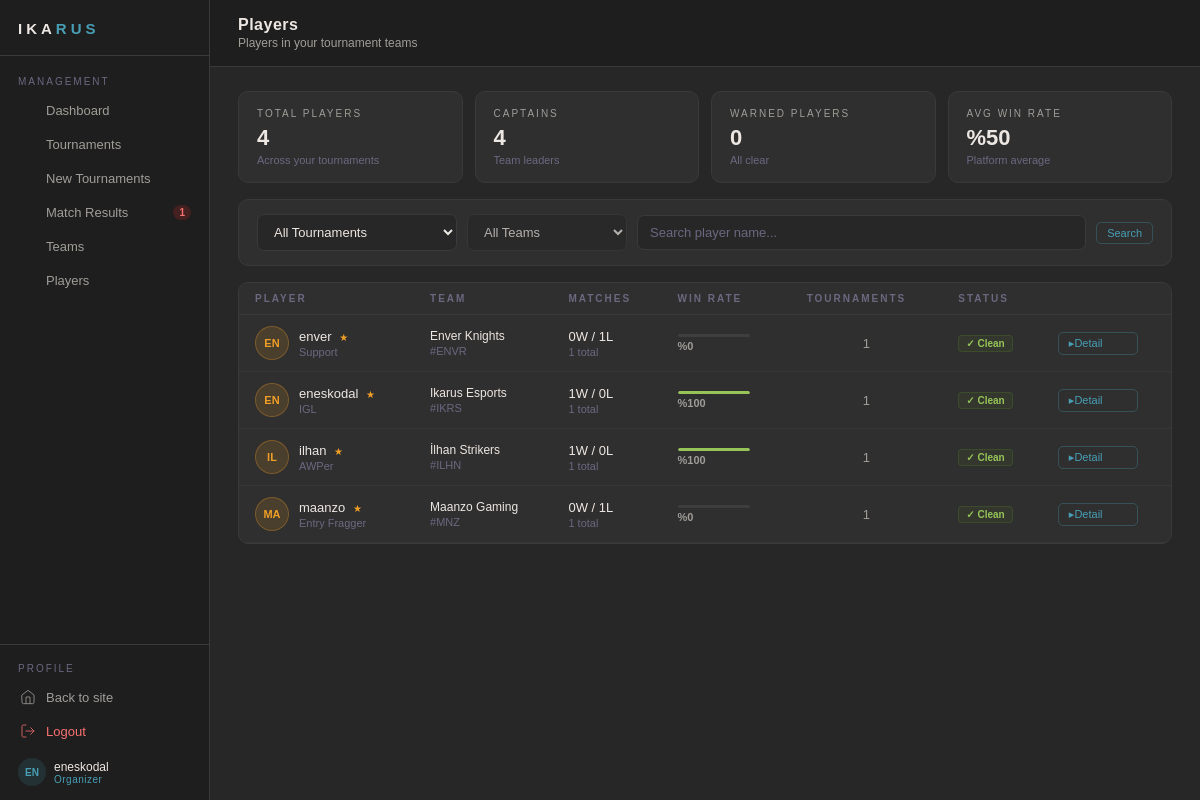
Page /organizer/players.php (signed in) on the committed database.
### tables this page shows
CREATE TABLE Player (
    id BIGINT NOT NULL AUTO_INCREMENT,
    username VARCHAR(50) NOT NULL,
    email VARCHAR(100) NOT NULL,
    password_hash VARCHAR(255) NOT NULL,
    birth_date DATETIME,
    registered_at DATETIME DEFAULT CURRENT_TIMESTAMP(6),
    team_id BIGINT,
    role VARCHAR(50),  
    user_type VARCHAR(20) NOT NULL,
    avatar_url VARCHAR(255) NULL,
    deleted_at DATETIME DEFAULT NULL,
    PRIMARY KEY (id)
);

CREATE TABLE Team (
    id BIGINT NOT NULL AUTO_INCREMENT,
    name VARCHAR(50) NOT NULL,
    tag VARCHAR(4) NOT NULL,
    game VARCHAR(50) NOT NULL,
    region VARCHAR(50),               
    description TEXT,                 
    rank_point DECIMAL(18,6) DEFAULT 0 NOT NULL,
    logo_url VARCHAR(255),
    invitation_code CHAR(8) UNIQUE,
    captain_id BIGINT,
    created_at DATETIME DEFAULT CURRENT_TIMESTAMP(6),
    deleted_at DATETIME DEFAULT NULL,
    PRIMARY KEY (id)
);

### organizer/players.php (the view, shortened to what this page needs)
<?php
require_once __DIR__ . '/guard.php';
$orgId = $_SESSION['user_id'];
$searchQuery        = trim($_GET['search']         ?? '');
try {
    $stmtTours = $pdo->prepare("
        SELECT id, name, status
        FROM Tournament
        WHERE organizer_id = ?
          AND deleted_at IS NULL
        ORDER BY created_at DESC
    ");
    $stmtTours->execute([$orgId]);
    $myTournaments = $stmtTours->fetchAll();
} catch (Exception $e) {
    die("Tournaments Query Error: " . $e->getMessage());
}
$teamOptions = [];
$players = [];
if (!empty($myTournaments)) {
    $where  = ['tour.organizer_id = ?', 'p.deleted_at IS NULL', 'tour.deleted_at IS NULL'];
    $params = [$orgId];
    $whereSql = 'WHERE ' . implode(' AND ', $where);
    try {
        $stmtPlayers = $pdo->prepare("
            SELECT
                p.id,
                p.username,
                p.role,
                p.registered_at,
                tm.id         AS team_id,
                tm.name       AS team_name,
                tm.tag        AS team_tag,
                tm.captain_id,
                -- Sadece winner_id'si olan (tamamlanmış) maçları say
                COUNT(DISTINCT CASE WHEN m.winner_id IS NOT NULL THEN m.id END) AS total_matches,
                -- Galibiyet hesaplama
                COALESCE(SUM(
                    CASE WHEN m.winner_id = tm.id THEN 1 ELSE 0 END
                ), 0) AS total_wins,
                COUNT(DISTINCT tt.tournament_id) AS tournament_count
            FROM Player p
            JOIN Team            tm   ON tm.id  = p.team_id
            JOIN tournament_teams tt  ON tt.team_id = tm.id
            JOIN Tournament      tour ON tour.id = tt.tournament_id
            -- LEFT JOIN'deki skor kontrolünü kaldırdık, tüm maçları getirsin.
            LEFT JOIN Matches    m    ON (m.team1_id = tm.id OR m.team2_id = tm.id)
                                      AND m.tournament_id = tt.tournament_id
                                      AND m.deleted_at IS NULL
            $whereSql
            GROUP BY
                p.id, p.username, p.role, p.registered_at,
                tm.id, tm.name, tm.tag, tm.captain_id
            ORDER BY tm.name ASC, p.username ASC
        ");
        $stmtPlayers->execute($params);
        $players = $stmtPlayers->fetchAll(PDO::FETCH_ASSOC);
    } catch (Exception $e) {
        die("<div class='op-alert op-alert--error'>Players Query Error: " . $e->getMessage() . "</div>");
    }
}
$warningMap = [];
$totalPlayers  = count($players);
$captainCount  = count(array_filter($players, fn($p) => $p['id'] == $p['captain_id']));
$warnedCount   = count(array_filter(
    $players,
    fn($p) => !empty($warningMap[$p['id']])
));
$avgWinRate    = 0;
if ($totalPlayers > 0) {
    $rates = array_map(
        fn($p) => $p['total_matches'] > 0
            ? round($p['total_wins'] / $p['total_matches'] * 100)
            : 0,
        $players
    );
    $avgWinRate = round(array_sum($rates) / $totalPlayers);
}
require_once __DIR__ . '/layout-top.php';
?>
<div class="op-stat-grid" style="grid-template-columns:repeat(4,1fr); margin-bottom:16px;">
    <div class="op-stat-card animate-in" style="--delay: 100ms;">
        <div class="op-stat-label">Total Players</div>
        <div class="op-stat-val"><?= $totalPlayers ?></div>
        <div class="op-stat-sub">Across your tournaments</div>
    </div>
    <div class="op-stat-card animate-in" style="--delay: 150ms;">
        <div class="op-stat-label">Captains</div>
        <div class="op-stat-val"><?= $captainCount ?></div>
        <div class="op-stat-sub">Team leaders</div>
    </div>
    <div class="op-stat-card animate-in <?= $warnedCount > 0 ? 'op-stat-card--warn' : '' ?>" style="--delay: 200ms;">
        <div class="op-stat-label">Warned Players</div>
        <div class="op-stat-val"><?= $warnedCount ?></div>
        <div class="op-stat-sub"><?= $warnedCount > 0 ? 'Requires attention' : 'All clear' ?></div>
    </div>
    <div class="op-stat-card animate-in" style="--delay: 250ms;">
        <div class="op-stat-label">Avg Win Rate</div>
        <div class="op-stat-val">%<?= $avgWinRate ?></div>
        <div class="op-stat-sub">Platform average</div>
    </div>
</div>
<form method="GET" class="op-card plr-filter-bar animate-in" style="margin-bottom:16px; --delay: 300ms;">
    <select class="op-select" name="tournament_id" style="min-width:200px;" onchange="this.form.submit()">
        <option value="0">All Tournaments</option>
    </select>
    <select class="op-select" name="team_id" style="min-width:160px;" <?= empty($teamOptions) ? 'disabled' : '' ?>>
        <option value="0">All Teams</option>
    </select>
    <input class="op-input" id="plr-search" type="text" name="search"
           placeholder="Search player name..."
           value="<?= htmlspecialchars($searchQuery) ?>"
           style="flex:1; min-width:150px;">
    <button class="op-btn-sm op-btn-sm--accent" type="submit">Search</button>
</form>
<?php if (empty($myTournaments)): ?>
    <div class="op-card animate-in" style="--delay: 350ms;">
        <div class="plr-empty">
            <div class="plr-empty-icon">🏆</div>
            You haven't created any tournaments yet.
            <a href="tournament-create.php" class="op-btn op-btn--primary" style="margin-top:8px;">
                + Create Tournament
            </a>
        </div>
    </div>
<?php else: ?>
    <div class="op-card animate-in" style="--delay: 350ms;">
        <table class="op-table">
            <thead>
                <tr>
                    <th>Player</th>
                    <th>Team</th>
                    <th>Matches</th>
                    <th>Win Rate</th>
                    <th>Tournaments</th>
                    <th>Status</th>
                    <th></th>
                </tr>
            </thead>
            <tbody>
            <?php foreach ($players as $player):
                $warnings  = $warningMap[$player['id']] ?? [];
                $hasNoshow = !empty(array_filter($warnings, fn($w) => $w['warn_type'] === 'noshow'));
                $hasWarn   = !empty($warnings) && !$hasNoshow;
                $isCaptain = ($player['id'] == $player['captain_id']);
                $winRate = $player['total_matches'] > 0
                    ? round($player['total_wins'] / $player['total_matches'] * 100)
                    : 0;
                $rowClass = 'plr-main-row';
            ?>
                <tr class="<?= $rowClass ?>" data-player="<?= $player['id'] ?>">
                    <td>
                        <div class="plr-name-cell">
                            <div class="plr-avatar <?= $isCaptain ? 'plr-avatar--captain' : '' ?>">
                                <?= strtoupper(substr($player['username'], 0, 2)) ?>
                            </div>
                            <div>
                                <div class="op-td-name">
                                    <?= htmlspecialchars($player['username']) ?>
                                    <?php if ($isCaptain): ?>
                                        <span style="font-size:10px; color:#EF9F27; margin-left:4px;">★</span>
                                    <?php endif; ?>
                                </div>
                                <?php if (!empty($player['role'])): ?>
                                    <div class="op-td-sub"><?= htmlspecialchars($player['role']) ?></div>
                                <?php endif; ?>
                            </div>
                        </div>
                    </td>
                    <td>
                        <div class="op-td-name" style="font-size:12px;">
                            <?= htmlspecialchars($player['team_name']) ?>
                        </div>
                        <div class="op-td-sub">#<?= htmlspecialchars($player['team_tag'] ?: $player['team_id']) ?></div>
                    </td>
                    <td>
                        <?php if ($player['total_matches'] > 0): ?>
                            <span class="op-td-name" style="font-size:13px;">
                                <?= $player['total_wins'] ?>W /
                                <?= $player['total_matches'] - $player['total_wins'] ?>L
                            </span>
                            <div class="op-td-sub"><?= $player['total_matches'] ?> total</div>
                        <?php else: ?>
                            <span class="op-td-muted">—</span>
                        <?php endif; ?>
                    </td>
                    <td>
                        <?php if ($player['total_matches'] > 0): ?>
                            <div class="plr-wr-wrap">
                                <div class="plr-wr-bar">
                                    <div class="plr-wr-fill" data-rate="<?= $winRate ?>" style="width:0%"></div>
                                </div>
                                <span class="plr-wr-text">%<?= $winRate ?></span>
                            </div>
                        <?php else: ?>
                            <span class="op-td-muted">No data</span>
                        <?php endif; ?>
                    </td>
                    <td class="op-td-muted" style="text-align:center;">
                        <?= $player['tournament_count'] ?>
                    </td>
                    <td>
                        <div id="flag-badge-<?= $player['id'] ?>">
                            <?php if ($hasNoshow): ?>
                                <span class="plr-flag-badge plr-flag-badge--noshow">🚫 No-Show</span>
                            <?php elseif ($hasWarn): ?>
                                <span class="plr-flag-badge plr-flag-badge--warn">⚠️ Warned</span>
                            <?php else: ?>
                                <span class="plr-flag-badge plr-flag-badge--clean">✓ Clean</span>
                            <?php endif; ?>
                        </div>
                    </td>
                    <td>
                        <button class="op-btn-sm op-btn-sm--accent plr-expand-btn" onclick="toggleDetail(<?= $player['id'] ?>)">
                            <span id="arr-<?= $player['id'] ?>">▸</span> Detail
                        </button>
                    </td>
                </tr>
            <?php endforeach; ?>
            </tbody>
        </table>
    </div>
<?php endif; ?>
<?php require_once __DIR__ . '/layout-bottom.php'; ?>

### assets/css/global.css (style rules this page uses)
:root { --bg: #272727; --surface: #2f2f2f; --border: #3a3a3a; --text: #ede7e3; --text-muted: #a09d99; --text-faint: #6b6880; --accent: #489fb5; --accent-soft: #82c0cc; --highlight: #ffa62b; --surface-2: #1e1e1e; --transition: 0.3s ease; }
*, *::before, *::after { box-sizing: border-box; margin: 0; padding: 0; }
html { height: 100%; }
body { min-height: 100vh; background-color: var(--bg); color: var(--text); font-family: Arial, Helvetica, sans-serif; display: flex; flex-direction: column; overflow-x: hidden; }

### assets/css/utils.css (style rules this page uses)
.animate-in { opacity: 0; animation: slideFadeIn 0.4s cubic-bezier(0.25, 0.8, 0.25, 1) forwards; animation-delay: var(--delay, 0ms); }

### assets/css/organizer/organizer-core.css (style rules this page uses)
:root { --bg: #272727; --surface-1: #2f2f2f; --surface-2: #1e1e1e; --accent: #489fb5; --text: #ede7e3; --text-muted: #a09d99; --text-faint: #6b6880; --border: #3a3a3a; --highlight: #ffa62b; --success: #97c459; --danger: #f87171; }
.organizer-body { display: block; background: var(--bg); }
.op-btn-sm { display: inline-flex; align-items: center; padding: 4px 10px; border-radius: 5px; font-size: 11px; cursor: pointer; text-decoration: none; transition: all var(--transition); border: 1px solid var(--border); background: transparent; color: var(--text-muted); }
.op-btn-sm--accent { border-color: rgba(72,159,181,0.3); color: var(--accent); }
.op-card { background: var(--surface); border: 1px solid var(--border); border-radius: 10px; overflow: hidden; }
.op-stat-grid { display: grid; grid-template-columns: repeat(4, 1fr); gap: 12px; margin-bottom: 16px; }
.op-stat-card { background: var(--surface); border: 1px solid var(--border); border-radius: 10px; padding: 16px 18px; }
.op-stat-label { font-size: 10px; color: var(--text-muted); letter-spacing: 2px; text-transform: uppercase; margin-bottom: 6px; }
.op-stat-val { font-size: 22px; font-weight: 700; color: var(--text); margin-bottom: 3px; }
.op-stat-sub { font-size: 11px; color: var(--text-faint); }
.op-table { width: 100%; border-collapse: collapse; }
.op-table th { font-size: 10px; color: var(--text-faint); letter-spacing: 2px; text-transform: uppercase; padding: 10px 16px; text-align: left; border-bottom: 1px solid var(--border); }
.op-table td { padding: 11px 16px; border-bottom: 1px solid rgba(255,255,255,0.04); font-size: 13px; vertical-align: middle; }
.op-td-name { font-weight: 500; color: var(--text); }
.op-td-sub { font-size: 11px; color: var(--text-faint); margin-top: 2px; }
.op-td-muted { color: var(--text-muted); font-size: 12px; }
.op-input { padding: 9px 12px; background: var(--bg); border: 1px solid var(--border); border-radius: 7px; color: var(--text); font-size: 13px; outline: none; transition: border-color var(--transition); font-family: inherit; }
.op-input::placeholder { color: var(--text-faint); }
.op-select { padding: 9px 12px; background: var(--bg); border: 1px solid var(--border); border-radius: 7px; color: var(--text); font-size: 13px; outline: none; cursor: pointer; transition: border-color var(--transition); }
.op-select option { background: var(--surface-2); }

### assets/css/organizer/organizer-players.css (style rules this page uses)
.plr-filter-bar { display: flex; align-items: center; gap: 10px; padding: 14px 18px; flex-wrap: wrap; }
.plr-avatar { width: 34px; height: 34px; border-radius: 50%; background: rgba(72, 159, 181, 0.12); border: 1px solid rgba(72, 159, 181, 0.18); display: flex; align-items: center; justify-content: center; font-size: 11px; font-weight: 700; color: var(--accent); flex-shrink: 0; transition: background var(--transition); }
.plr-avatar--captain { background: rgba(239, 159, 39, 0.14); border-color: rgba(239, 159, 39, 0.3); color: #EF9F27; }
.plr-name-cell { display: flex; align-items: center; gap: 10px; }
.plr-wr-wrap { display: flex; flex-direction: column; gap: 3px; min-width: 80px; }
.plr-wr-bar { width: 72px; height: 3px; background: rgba(255, 255, 255, 0.07); border-radius: 2px; overflow: hidden; }
.plr-wr-fill { height: 100%; border-radius: 2px; transition: width 0.6s ease; }
.plr-wr-fill--high { background: #97c459; }
.plr-wr-text { font-size: 11px; color: var(--text-muted); font-weight: 600; }
.plr-flag-badge { display: inline-flex; align-items: center; gap: 4px; font-size: 10px; padding: 2px 7px; border-radius: 4px; font-weight: 600; white-space: nowrap; }
.plr-flag-badge--clean { background: rgba(99, 153, 34, 0.08); border: 1px solid rgba(99, 153, 34, 0.2); color: #97c459; }
.plr-expand-btn { min-width: 80px; transition: all var(--transition); }

### rows in the picture
player: id "4", username "EN", username "enver", role "Support", team.name "Enver Knights", team.tag "ENVR", total_wins "0", total_wins "1", total_matches "1", winRate "0", tournament_count "1", shows "✓ Clean"
player: username "EN", username "eneskodal", role "IGL", team.name "Ikarus Esports", team.tag "IKRS", total_wins "1", total_wins "0", total_matches "1", winRate "100", tournament_count "1", shows "✓ Clean"
player: username "IL", username "ilhan", role "AWPer", team.name "İlhan Strikers", team.tag "ILHN", total_wins "1", total_wins "0", total_matches "1", winRate "100", tournament_count "1", shows "✓ Clean"
player: username "MA", username "maanzo", role "Entry Fragger", team.name "Maanzo Gaming", team.tag "MNZ", total_wins "0", total_wins "1", total_matches "1", winRate "0", tournament_count "1", shows "✓ Clean"

### other values in the picture
$item['label'] "Dashboard"
$item['label'] "Tournaments"
$item['label'] "New Tournaments"
$item['label'] "Match Results"
$pendingCount "1"
$item['label'] "Teams"
$item['label'] "Players"
substr(getUsername(), 0, 2) "EN"
getUsername() "eneskodal"
$pageTitle "Players"
$pageSubtitle "Players in your tournament teams"
$totalPlayers "4"
$warnedCount "0"
$avgWinRate "50"
